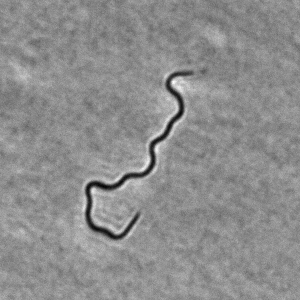
%> input picture Paddy_et_al_Dassama_2026/included_datasets/representative_HADA_images/plus_ipp.tif, 300 x 300 px, given in place of .tif, which was not available
$ octave --eval "findSigma('../Paddy_et_al_Dassama_2026/included_datasets/representative_HADA_images/plus_ipp.tif');"   (GNU Octave 9; MATLAB toolbox functions it lacks are replaced by stand-ins)
%> lines starting %> are read from the running program, lines starting %| are printed output that depends on the picture; in (x1, y1, x2, y2) boxes, pixels count from 0 and x2, y2 are one past the last pixel; in counts of white or black regions, pixels touching at a corner belong together; the program's own positions count from 1; pictures that were not available may be replaced by others from this repository, and a replacement may not be noted
%> in findSigma, brightImage is the input picture: size 300x300 uint16; min 2915, max 8656, mean 6113.2
### Jutras_Scott_2016_PNAS/filterIM.m
function [filteredIM] = filterIM(im, varargin)
% author:     Bradley R Parry
% date:       2011
% copyright:  Yale University
%%%%%%%%%%%%%%%%%%%%%%%%%%%
% filterIM performs bandpass Gaussian filtering on an input image. The
% input image is convolved with a boxcar kernel (see below to avoid boxcar
% convolution), and subtracted from a convolution of the input image with a
% Gaussian window. The input image is convolved with a Gaussian in the
% frequency space and obtained with an inverse Fourier transform. Pixels
% ceil(spotLength/2) from the image edge are masked out.
%
%   INPUT ARGUMENTS
% im is an image to filter
% optional input arguements include:
%     frequency: is the upper limit of frequencies to pass
%         filteredIM = filterIM(im,'frequency',0.95)
%     spotlength: length of the spot, set to zero to avoid boxcar
%     convolution. spotlength should be an integer value.
%         filteredIM = filterIM(im,'spotlength',9)
%     ithresh: a value between 0 and 1 indicating the intensity level
%     to threshold at. If set to 0, no thresholding will occur
%         filteredIM = filterIM(im,'ithresh',.2)
%
%   OUTPUT ARGUMENT
% filteredIM: the filtered result of input image, im
% if no output is requested, filterIM will display, as an image (scaled
% from min to max), the result of filtering.

norm = @(x) x./sum(x(:));
Fq = 1;
spotLength = 9;
ithresh = 0;

for q = 1:length(varargin)
    if strcmpi(varargin{q},'fq') || strcmpi(varargin{q},'frequency') || strcmpi(varargin{q},'freq')
        Fq = varargin{q+1};
    elseif strcmpi(varargin{q},'spotlength') || strcmpi(varargin{q},'sl')
        spotLength = varargin{q + 1};
    elseif strcmpi(varargin{q},'ithresh')
        ithresh = varargin{q + 1};
    end
end
%> this loop made 2 passes
%> ithresh on pass 1: 0.3
%> after the loop, Fq = 1; spotLength = 9

% im = im - mean(im(:)); im(im<0) = 0;
dr = 0; dc = 0;
if ~mod(size(im,1),2), im = cat(1, im(1,:), im); dr = 1; end
if ~mod(size(im,2),2), im = cat(2, im(:,1), im); dc = 1; end

b_im = conv2(double(im), norm(ones(spotLength)),'same');
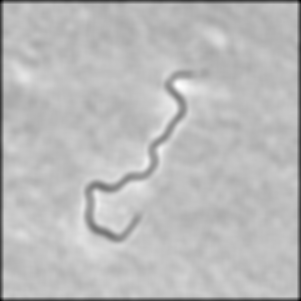
%> b_im: size 301x301 double; min 1907, max 7536, mean 6023; drawn with min black and max white
[r_ind, c_ind] = size(im);
%> r_ind = 301; c_ind = 301
Fp = cat(1, im, zeros(r_ind, c_ind));
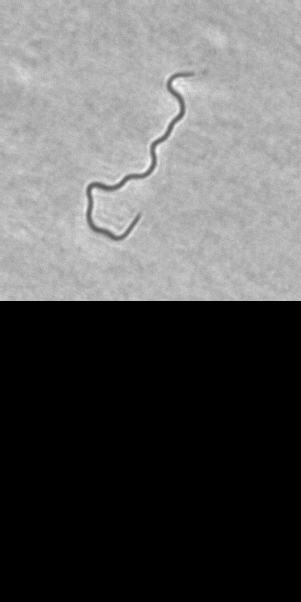
%> Fp: size 602x301 uint16; min 0, max 8656, mean 3056.5; drawn with min black and max white
Fp = cat(2, Fp, zeros(size(Fp,1), c_ind));
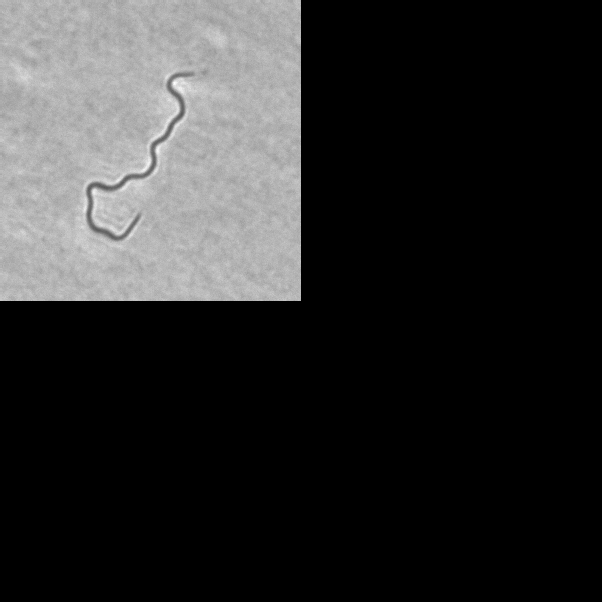
%> Fp: size 602x602 uint16; min 0, max 8656, mean 1528.3; drawn with min black and max white
Fuv = fft2(Fp);
Huv = GaussWin(size(im),Fq);
Hp = cat(1, Huv, zeros(r_ind, c_ind));
Hp = cat(2, Hp, zeros(size(Hp,1), c_ind));
%> Hp: size 602x602 double
fCHp = fft2(Hp);
G = real(ifft2(Fuv.*fCHp)); %Filter & return to spatial domain at once
indx(1:2) = [floor(r_ind/2) + 1 + dr, floor(r_ind/2) + size(im,1)];
indx(3:4) = [floor(c_ind/2) + 1 + dc, floor(c_ind/2) + size(im,2)];
GF = G(indx(1):indx(2),indx(3):indx(4));
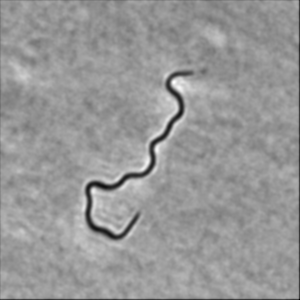
%> GF: size 300x300 double; min 3063.9, max 8134, mean 6095.7; drawn with min black and max white
ind = ceil(spotLength/2);
%> ind = 5
mask = zeros(size(GF));
mask(ind+1:end-ind-1,ind+1:end-ind-1) = 1;
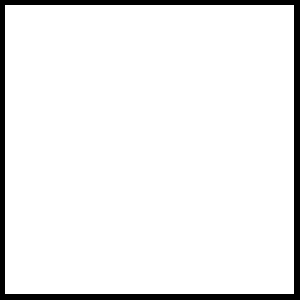
%> mask: size 300x300 double; values 0 (black) and 1 (white), 92.8% white; 1 black region, box (x1, y1, x2, y2) and area: (0, 0, 300, 300) 6479
filteredIM = mask.*(GF - b_im(1:end-dr,1:end-dc));
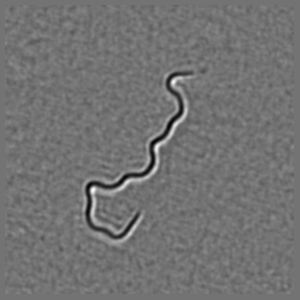
%> filteredIM: size 300x300 double; min -1725.5, max 2090.3, mean 0.6; drawn with min black and max white
L = (ithresh)*(max(filteredIM(:)) - min(filteredIM(:)))*graythresh(filteredIM);
%> L = 570.1
filteredIM(filteredIM <= L) = 0;

if nargout == 0
    imshow(filteredIM,[min(filteredIM(:)) max(filteredIM(:))],'InitialMagnification','fit')
end

end

function [win] = GaussWin(dimensions,sigma)
% author:     Bradley R Parry
% date:       2011
% copyright:  Yale University
%%%%%%%%%%%%%%%%%%%%%%%%%%%
% constructs a Gassian window of size specified by dimensions and the
% standard deviation of the Gaussian function specified by sigma
% if dimensions has 2 components, output win will be of size
% (dimensions(1), dimensions(2)).
% the output window will be centered on dimensions and normalized to 1
%
% EXAMPLE - to construct a 5 by 5 Gaussian surface with standard deviation
% 1:
%     GaussSurf = GaussWin([5, 5], 1);
%
%     GaussSurf =
%         0.0030    0.0133    0.0219    0.0133    0.0030
%         0.0133    0.0596    0.0983    0.0596    0.0133
%         0.0219    0.0983    0.1621    0.0983    0.0219
%         0.0133    0.0596    0.0983    0.0596    0.0133
%         0.0030    0.0133    0.0219    0.0133    0.0030

norm = @(x) x/sum(x(:));
center_ = (dimensions + 1)/2;
rs = center_(1) - repmat([1:dimensions(1)]',[1,dimensions(2)]);
cs = center_(2) - repmat([1:dimensions(2)],[dimensions(1), 1]);
dx = rs.^2 + cs.^2;
win = norm(exp(-dx/(2*sigma^2)));
end

### Jutras_Scott_2016_PNAS/g2d.m
function [xy] = g2d(image)
% image is any 2D matrix, the center of mass is returned in a 2 element
% vector x,y
%
% Brad Parry, Christine Jacobs-Wagner lab, Yale University
image = double(image);
M0 = sum(image(:));
x = repmat(1:size(image,2),[size(image,1), 1]);
Mx = sum(sum(x.*image));
ay(:,1) = 1:size(image,1);
y = repmat(ay,[1,size(image,2)]);
My = sum(sum(y.*image));
xy = [Mx/M0, My/M0];
end

### Jutras_Scott_2016_PNAS/findSigma.m

%--------------------------------------------------------------------------
%--------------------------------------------------------------------------
%function findSigma(File1)
%@author: Brad Parry
%@date: March 30, 2015
%==========================================================================
%************************Output**********************:
%sigmas_heights:        Cell arrays containing (1) relative Z position of spots
%                       tracked through a Z series (heights) and (2) the
%                       Gaussian fitted sigmas of these spots. Adjust the
%                       file name by altering the final line of this code.
%************************Input**********************:
%file1:                 The first image files in a z series
%==========================================================================
%This function tracks spots through a z series and outputs cell arrays
%containing information about each spot, tracked through all frames. It
%requires access to the files: filterIM.m, g2d.m, and gaussfit2d.m. Make
%sure that your images are saved to a single folder and that they have a
%similar naming structure, such that all images in a Z series have the same
%name, but end in a number (0-9).tif.
%--------------------------------------------------------------------------
%--------------------------------------------------------------------------

function findSigma(File1)

% this script requires access to filterIM, g2d and gaussfit2d.

%the name of the first image in a series of images. so long as the names
%end in a number, i.e., (0-9).tif this script will be able to find all of
%the subsequent images

% the number of frames above and below the frame with greatest intensity
% that will analyzed
frameOffset = [7, 7];

%bounds for spot - must have at least spotSize(1) pixels, but fewer than
%spotSize(2) pixels
spotSize = [5, 25];

%just an anonymous function helpful for displaying data
isho = @(x) imshow(x,[min(x(:)) max(x(:))],'InitialMagnification','fit');

%regular expressions to figure out how the user decided to name all of the
%images
[fluo_file1,ff_ext] = strtok(File1,'.');
ind = regexp(fluo_file1,'\d+$');
first_ind = str2num(fluo_file1(ind:end));
fff=['%0',num2str(length(ind:length(fluo_file1))),'d'];

%the next loop goes through all of the images it can find and searches for
%the brightest image -- this *should* approximately correspond to the frame
%that is the most in-focus.
maxIntensities = [];
Frame = first_ind;
disp('identifying the brightest frame')
while 1
%     read all sequential files with the same prefix
    filename = [fluo_file1(1:ind-1), num2str(Frame + first_ind - 1,fff), ff_ext];
    if exist(filename,'file')
        image = imread(filename);
        %build a vector of image intensities, max only
        maxIntensities(end+1) = max(image(:));
    else
        break
    end
    Frame = Frame + 1;
end

% take the brightest frame and try to identify spots.
disp('looking for spots in the brightest frame')
[~,maxFrame] = max(maxIntensities);
% load the brightest image
fff=['%0',num2str(length(ind:length(fluo_file1))),'d'];
brightFrame = [fluo_file1(1:ind-1), num2str(maxFrame + first_ind - 1,fff), ff_ext];
brightImage = imread(brightFrame);

%use a band-pass gaussian filter to identify spots (filterIM). depending on the image
%set, the argument ithresh may require some tweaking. ithresh modulates
%variance based thresholding as implemented from Otsu's method. values less
%than 1 make the thresholding less stringent and more than one make the
%thresholding more stringent. The bandpass filter is pretty good at
%removing high-frequency (i.e., pixel-based) noise, so I'm using a weak threshold
%here. If you want to see how the filter works, right-click on filterIM to
%open it; if you ran the addpath line above, matlab will find and open
%filterIM
fim = filterIM(brightImage,'ithresh',.3);

%If you want to view the result of filterIM, uncomment and run the
%following line:
figure(1),isho(fim)

%put a hard threshold on the filtered image...
fim(fim>0) = 1;
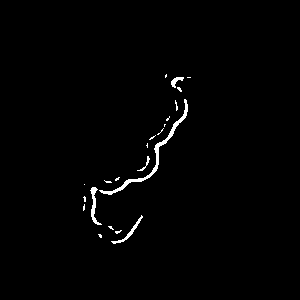
%> fim: size 300x300 double; values 0 (black) and 1 (white), 1.2% white; 22 white regions (17 under 20 px), largest, box (x1, y1, x2, y2) and area: (99, 99, 188, 195) 498, (90, 187, 102, 225) 150, (111, 215, 143, 244) 122, (171, 77, 184, 88) 65, (137, 156, 150, 171) 39
%If you want to view the result of thresholding, uncomment and run the
%following line:
figure(2),isho(fim)

bwc = bwconncomp(fim); %identify blobs of signal
%> bwc = 22 connected components
bwx = bwc.PixelIdxList; %extract the pixels in each blob
%> bwx = 22 items
lll = cellfun(@length, bwx);
%> lll = 22 values, max 498 at index 6, min 1 at index 3, mean 47.36
%remove all signal blobs that are outside of the pixel range determined by
%spotSize
bwx((lll < spotSize(1)) | (lll > spotSize(2))) = [];

%extrach each blob from the original image, measure its centroid with a
%center of mass based approach (g2d) and save these in the centers array.
%Later on, the centers array will be used to guess where each spot is in
%all of the other z-slices
for k = 1:length(bwx)
    [r,c] = ind2sub(bwc.ImageSize,bwx{k});
    xy = g2d(brightImage(min(r)-1:max(r)+1,min(c)-1:max(c)+1));
    centers(k,1:2) = xy + [min(c)-2, min(r)-2];
end
%> this loop made 14 passes
%> (r, c, M0 in g2d, Mx in g2d, My in g2d, xy) on passes 1, 2, 3, 5: ([198; 197; 198; 199; 198; 199; 200; 200; 201; 201; 202; 202], [84; 85; 85; 85; 86; 86; 85; 86; 85; 86; 85; 86], 274085, 806690, 1252589, [2.94 4.57]), ([207; 208; 206; 207; 208; 209; 209; 205; 210; 210; 211], [84; 84; 85; 85; 85; 84; 85; 85; 84; 85; 84], 260958, 645423, 1297089, [2.47 4.97]), ([235; 235; 236; 235; 236; 237; 237; 236; 237; 238; 238], [99; 100; 100; 101; 101; 100; 101; 102; 102; 101; 102], 223988, 777716, 812504, [3.47 3.63]), ([227; 227; 228; 227; 228; 229; 227; 228; 229; 229; 230; 230], [109; 110; 110; 111; 111; 111; 112; 112; 112; 113; 113; 114], 325652, 1500349, 1112088, [4.61 3.41])
%> (M0 in g2d, Mx in g2d, My in g2d, xy) on passes 4, 7, 13: (342174, 1902326, 1013391, [5.56 2.96]), (353890, 1736650, 1181641, [4.91 3.34]), (438773, 1265397, 3169265, [2.88 7.22])
%> after the loop, centers = 14 rows, first 12: [84.94 199.6; 84.47 208; 100.5 236.6; 108.6 182; 111.6 228.4; 117.9 179.4; 118.9 232.3; 147.5 146; 152.9 137.9; 160.8 131.9; 166.5 76.46; 168.5 119]

%construct regions of interest (ROI) around each spot in the centers array. this
%routine determines ROIs that are of size 2*sz, 2*sz
sz = 10;
addBox = [-sz, sz, -sz, sz]; %set the ROI offsets in row and column space
%apply ROI offsets (addBox) to the array of spot centers
dims = round([centers(:,2), centers(:,2), centers(:,1), centers(:,1)]) + repmat(addBox, [size(centers,1),1]);
%> dims = 14 rows, first 8: [190 210 75 95; 198 218 74 94; 227 247 90 110; 172 192 99 119; 218 238 102 122; 169 189 108 128; 222 242 109 129; 136 156 138 158]
%it is possible that some ROIs were created that are outside of the image
%(e.g., by spots that were identified very close to the edge of the image)
%this line finds bad ROIs quickly...sorry, it is an ugly expression
kill = ~((~(dims(:,1) < 1)) .* (~(dims(:,3) < 1)) .* (~(dims(:,2) > size(brightImage,1))) .* (~(dims(:,4) > size(brightImage,2))));
%> kill = [false; false; false; false; false; false; false; false; false; false; false; false; false; false]
%and now we kill the bad ROIs
centers(kill,:) = [];

%2d gauss fn for re-evaluating the fits; it is used in the for loop below
fn = @(A,k,sigma,x,x0,y,y0) A+k.*exp(-(x-x0).^2/(2*sigma^2)-(y-y0).^2/(2*sigma^2));

%figure out the frame indices offset from the brightest frame
getFrames = (maxFrame - frameOffset(1)):(maxFrame + frameOffset(2));
%initialize an array to hold all of the [sigma, height] values for all frames
%height is spot amplitude and can be used to get rid of spots that are
%multiple beads
%sigmas will be a matrix arranged like so:
%     spot1,  spot2,  spot3,  ... spotN
% Z1
% Z2
% Z3
% .
% .
% .
% ZN
sigmas = zeros(length(getFrames), size(centers,1));
heights = sigmas;
%> heights = []
for Frame = getFrames
    %read in the image...
    fff=['%0',num2str(length(ind:length(fluo_file1))),'d'];
    filename = [fluo_file1(1:ind-1), num2str(Frame + first_ind - 1,fff), ff_ext];
    image = imread(filename);

    %iterate through all ROIs...
    for k = 1:size(centers,1)
        %dtermine the image rows and columns to extract. We have to round
        %because pixels are integers and values in center are floats
        b = round([centers(k,2), centers(k,2), centers(k,1), centers(k,1)]) + addBox;
        %extract one ROI
        croppedIM = double(image(b(1):b(2),b(3):b(4)));
        %perform 2d Gaussian fitting
        [sfit, gof] = gaussfit2d(croppedIM);

        %%%%%%%%%%%%%%%%%%%%%%%%%%%%%%%%%%%%%%%%%%%%%%%%%%%%%%%%%%%%%%%%%%%%%%%%
        %these next 9 lines are dumb - they just save fitting data and evaluate the fit. i will
        %not describe them. they can be safely commented out.
        %%%%%%%%%%%%%%%%%%%%%%%%%%%%%%%%%%%%%%%%%%%%%%%%%%%%%%%%%%%%%%%%%%%%%%%%
        fdat{k}{Frame-min(getFrames)+1}.f = sfit;
        fdat{k}{Frame-min(getFrames)+1}.im = croppedIM;
        A = fdat{k}{Frame-min(getFrames)+1}.f.A;
        kkk = fdat{k}{Frame-min(getFrames)+1}.f.k;
        SIG = fdat{k}{Frame-min(getFrames)+1}.f.sigma;
        x0 = fdat{k}{Frame-min(getFrames)+1}.f.x0;
        y0 = fdat{k}{Frame-min(getFrames)+1}.f.y0;
        [mx,my] = meshgrid(1:size(croppedIM,1), 1:size(croppedIM,2));
        fdat{k}{Frame-min(getFrames)+1}.fim = fn(A,kkk,SIG,mx,x0,my,y0);
        %%%%%%%%%%%%%%%%%%%%%%%%%%%%%%%%%%%%%%%%%%%%%%%%%%%%%%%%%%%%%%%%%%%%%%%%
        %back to real code again (below)
        %%%%%%%%%%%%%%%%%%%%%%%%%%%%%%%%%%%%%%%%%%%%%%%%%%%%%%%%%%%%%%%%%%%%%%%%

        %extract the measured sigma and height values
        sigmas(Frame-min(getFrames)+1, k) = sfit.sigma;
        heights(Frame-min(getFrames)+1, k) = sfit.A;
        %give some feedback to the user....
        disp([num2str(Frame),':   ',num2str(sfit.A),' ',num2str(sfit.sigma)])

    end
end

% %uncomment these lines to save the data
save('sigmas_heights_fdat','sigmas','heights','fdat')
save('sigmas_heights','sigmas','heights')

end

$ run again, on Paddy_et_al_Dassama_2026/included_datasets/representative_HADA_images/plus_iptg.tif
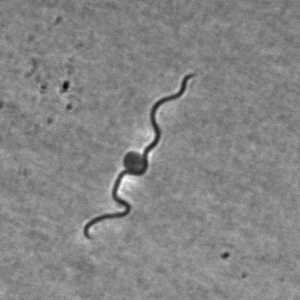
%> input picture Paddy_et_al_Dassama_2026/included_datasets/representative_HADA_images/plus_iptg.tif, 300 x 300 px, given in place of .tif, which was not available
%> in findSigma, brightImage is the input picture: size 300x300 uint16; min 2422, max 9469, mean 6116.9
%> the loop in filterIM, `for q = 1:length(varargin)` made 2 passes
%> ithresh on pass 1: 0.3
%> after the loop in filterIM, `for q = 1:length(varargin)`: Fq = 1; spotLength = 9
%> ind = 5
%> mask: size 300x300 double; values 0 (black) and 1 (white), 92.8% white; 1 black region, box (x1, y1, x2, y2) and area: (0, 0, 300, 300) 6479
%> in filterIM, `filteredIM = mask.*(GF - b_im(1:end-dr,1:end-dc));`:
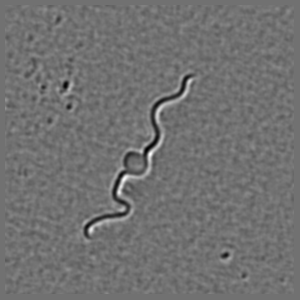
%> filteredIM: size 300x300 double; min -1734.5, max 2148.9, mean 1.4; drawn with min black and max white
%> L = 580.2
%> in findSigma, `fim(fim>0) = 1;`:
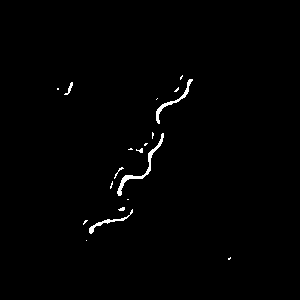
%> fim: size 300x300 double; values 0 (black) and 1 (white), 0.91% white; 19 white regions (12 under 20 px), largest, box (x1, y1, x2, y2) and area: (117, 133, 164, 196) 295, (156, 79, 193, 124) 198, (89, 209, 133, 234) 144
%> bwc = 19 connected components
%> bwx = 19 items
%> lll = 19 values, max 295 at index 8, min 1 at index 4, mean 43.26
%> the loop in findSigma, `for k = 1:length(bwx)` made 11 passes
%> (r, c, M0 in g2d, Mx in g2d, My in g2d, xy) on passes 1 to 2: ([224; 225; 223; 224; 222; 222; 223; 221; 221; 222; 221], [84; 84; 85; 85; 85; 86; 86; 86; 87; 87; 88], 317522, 1229463, 1236948, [3.87 3.9]), ([187; 188; 186; 187; 188; 189; 185; 185; 184; 184; 183; 182], [111; 111; 112; 112; 112; 111; 112; 113; 112; 113; 113; 113], 358293, 1063750, 1956145, [2.97 5.46])
%> after the loop in findSigma, `for k = 1:length(bwx)`: centers = [85.87 222.9; 112 185.5; 119.4 173.4; 121.8 209.6; 131.1 149.5; 140.1 150.9; 146.4 144.9; 153.4 136; 177 89.97; 181.9 77.97; 230.1 259.1]
%> dims = 11 rows, first 8: [213 233 76 96; 175 195 102 122; 163 183 109 129; 200 220 112 132; 140 160 121 141; 141 161 130 150; 135 155 136 156; 126 146 143 163]
%> kill = [false; false; false; false; false; false; false; false; false; false; false]
%> heights = []

$ run again, on Paddy_et_al_Dassama_2026/included_datasets/representative_HADA_images/plus_mva.tif
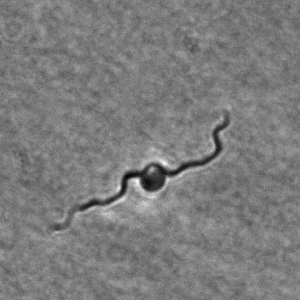
%> input picture Paddy_et_al_Dassama_2026/included_datasets/representative_HADA_images/plus_mva.tif, 300 x 300 px, given in place of .tif, which was not available
%> in findSigma, brightImage is the input picture: size 300x300 uint16; min 3198, max 8728, mean 5900.8
%> the loop in filterIM, `for q = 1:length(varargin)` made 2 passes
%> ithresh on pass 1: 0.3
%> after the loop in filterIM, `for q = 1:length(varargin)`: Fq = 1; spotLength = 9
%> in filterIM, `GF = G(indx(1):indx(2),indx(3):indx(4));`:
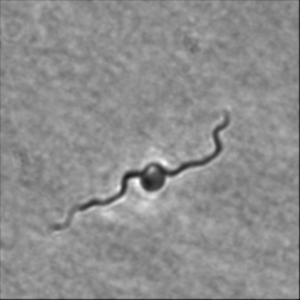
%> GF: size 300x300 double; min 2923.1, max 8228.3, mean 5884; drawn with min black and max white
%> ind = 5
%> mask: size 300x300 double; values 0 (black) and 1 (white), 92.8% white; 1 black region, box (x1, y1, x2, y2) and area: (0, 0, 300, 300) 6479
%> L = 441.7
%> in findSigma, `fim(fim>0) = 1;`:
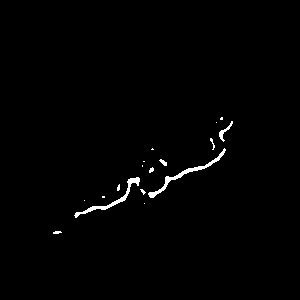
%> fim: size 300x300 double; values 0 (black) and 1 (white), 0.98% white; 17 white regions (10 under 20 px), largest, box (x1, y1, x2, y2) and area: (148, 148, 226, 198) 350, (74, 177, 140, 218) 309, (219, 121, 233, 142) 74
%> bwc = 17 connected components
%> bwx = 17 items
%> lll = 17 values, max 350 at index 10, min 1 at index 3, mean 52.06
%> the loop in findSigma, `for k = 1:length(bwx)` made 7 passes
%> (M0 in g2d, Mx in g2d, My in g2d, xy) on passes 1, 3, 4, 5, 6: (343864, 2061625, 1045756, [6 3.04]), (315045, 931537, 1578233, [2.96 5.01]), (431631, 1892847, 1982350, [4.39 4.59]), (325531, 1313137, 1464336, [4.03 4.5]), (609099, 2349903, 4669965, [3.86 7.67])
%> after the loop in findSigma, `for k = 1:length(bwx)`: centers = [58 233; 104 197.5; 119 188; 143.4 192.6; 152 170.5; 212.9 144.7; 222 119]
%> dims = [223 243 48 68; 187 207 94 114; 178 198 109 129; 183 203 133 153; 160 180 142 162; 135 155 203 223; 109 129 212 232]
%> kill = [false; false; false; false; false; false; false]
%> heights = []
